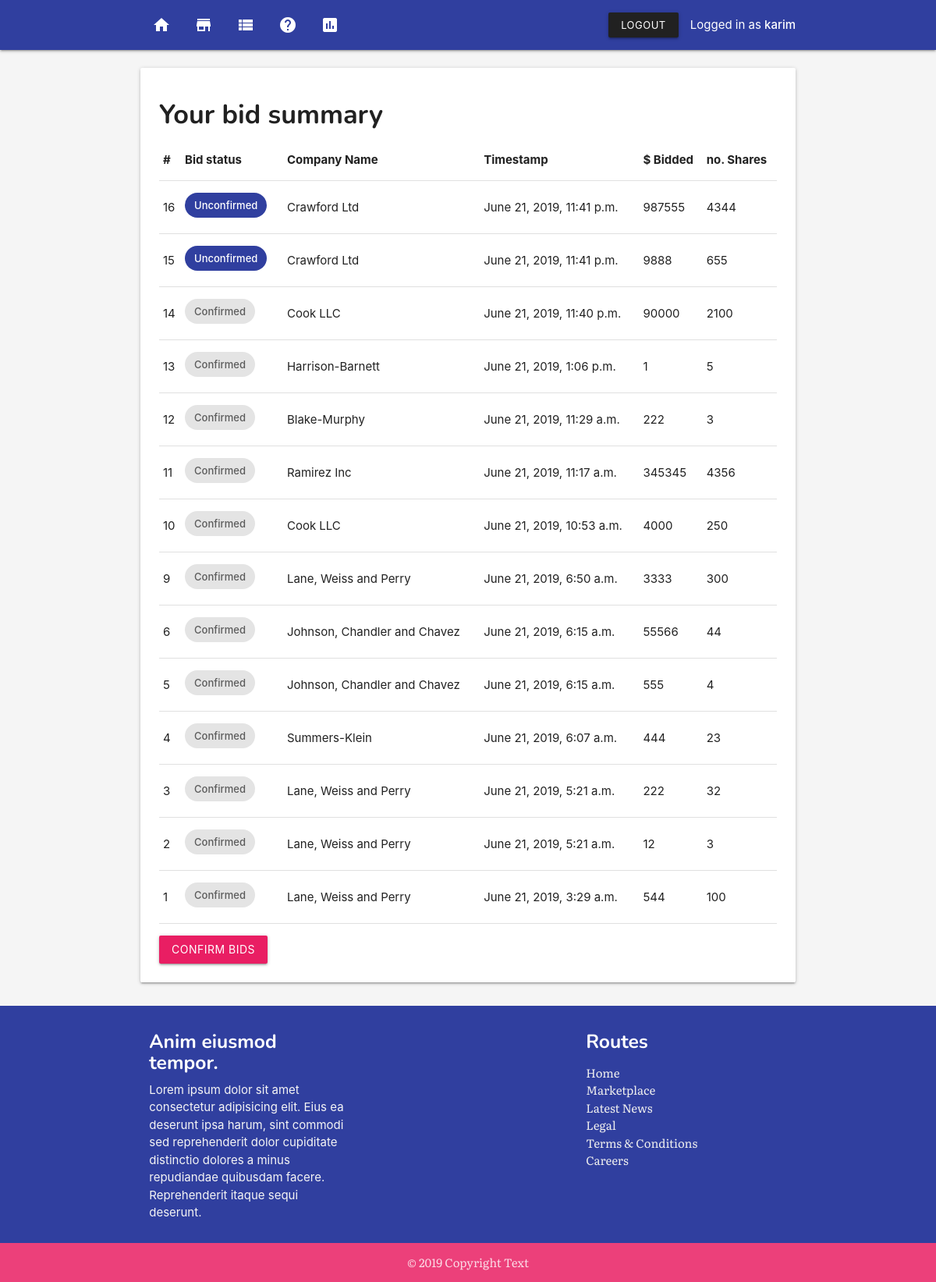
Before: /my-bids/ (signed in) with the older database file.
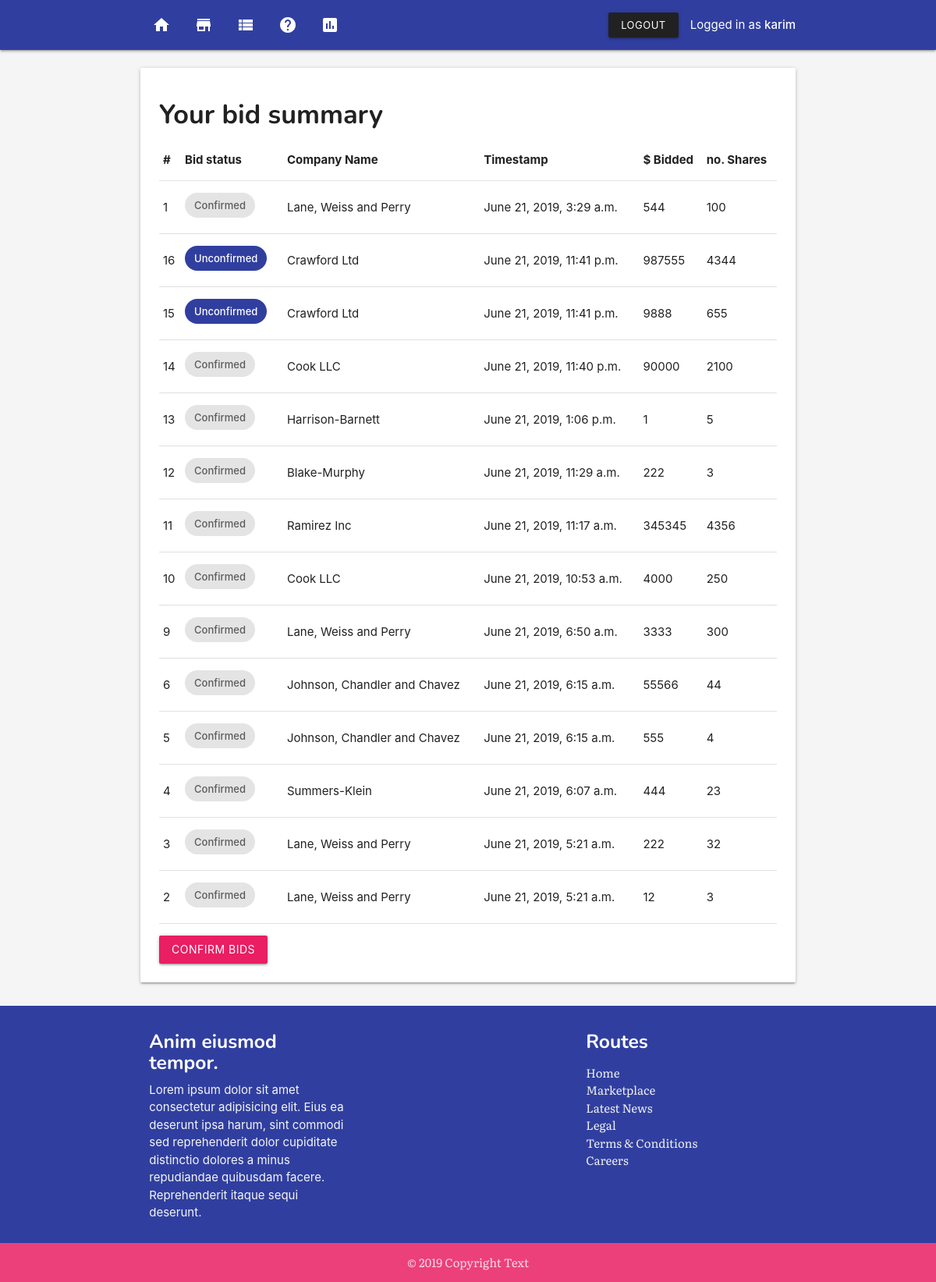
After: the same page with the newer database file.
### app/models.py (models this page shows, shortened)
class PlacementBid(models.Model):
    user = models.ForeignKey(User, on_delete=models.CASCADE)
    placement = models.ForeignKey(Placement, on_delete=models.CASCADE)
    bid  = models.ForeignKey(Bid, on_delete=models.CASCADE)
    offer = models.IntegerField()
    shares = models.IntegerField()
    confirmed = models.BooleanField(default=False)
    placementbid_created = models.DateTimeField(auto_now_add=True)
    placementbid_modified = models.DateTimeField(auto_now=True)
    class Meta:
        ordering = ['-placementbid_modified']

class Placement(models.Model):
    placement_title = models.CharField(max_length=255)
    placement_slug = models.SlugField()
    placement_company = models.ForeignKey(Company, on_delete=models.CASCADE)
    placement_created = models.DateTimeField(auto_now_add=True)
    placement_modified = models.DateTimeField(auto_now=True)

class Company(models.Model):
    company_name = models.CharField(max_length=255)
    company_address = models.CharField(max_length=255)
    company_description = models.TextField(default="There is currently no description available for this company.")
    company_created = models.DateTimeField(auto_now_add=True)
    company_modified = models.DateTimeField(auto_now=True)
    def __str__(self):
        return self.company_name

### app/views.py (the view)
# urls.py: path('my-bids/', views.bid_summary, name='bid-summary' ),
@login_required
def bid_summary(request):
    user_first = User.objects.all().first()
    bids = PlacementBid.objects.filter(user=user_first.id)
    context = {'bids': bids}
    return render(request, 'bid-summary.html', context)

### templates/bid-summary.html
{% extends 'base.html' %}
{% block content %}
{% include 'nav.html' %}
<section class="section">
    <section class="container">
        <div class="card">
            <div class="card-content">
                <h4>Your bid summary</h4>
                <table class="table responsive-table">
                    <thead>
                        <tr>
                            <th>#</th>
                            <th>Bid status</th>
                            <th>Company Name</th>
                            <th>Timestamp</th>
                            <th>$ Bidded</th>
                            <th>no. Shares</th>
                        </tr>
                    </thead>
                    <tbody>
                        {% for b in bids %}
                            <tr>
                                <td>{{ b.id }}</td>
                                <td>{% if b.confirmed %}<span class="chip">Confirmed</span>{%else%} <span class="chip indigo darken-2 white-text">Unconfirmed</span>       {%endif%}</td>
                                <td>{{ b.placement.placement_company }}</td>
                                <td>{{ b.placementbid_created }}</td>
                                <td>{{ b.offer}}</td>
                                <td>{{ b.shares}}</td>
                            </tr>
                        {% endfor %}
                    </tbody>
                </table>
                <a href="{% url 'app:confirm-bids' %}" style="margin-top: 1rem;" class="btn waves-light waves-effect pink">Confirm Bids</a>
            </div>
        </div>
    </section>
</section>
{% include 'footer.html' %}
{% endblock content %}

### templates/base.html (shortened to what this page needs)
{% load static %}
<!DOCTYPE html>
<html lang="en">
<head>
    <link rel="stylesheet" href="https://cdnjs.cloudflare.com/ajax/libs/materialize/1.0.0/css/materialize.min.css">
</head>
<body class="grey lighten-4">
    {% block content %}
    {% endblock content %}
</body>
</html>

### templates/nav.html (shortened to what this page needs)
<nav>
<div class="nav-wrapper indigo darken-2">
    <div class="container">
    <ul class="left hide-on-med-and-down">
            <li><a href="{% url 'app:home' %}"><i class="material-icons">home</i></a></li>
        <li><a href="{% url 'app:placements' %}"><i class="material-icons">store</i></a></li>
        <li><a href="{% url 'app:bid-summary' %}"><i class="material-icons">view_list</i></a></li>
        <li><a href="{% url 'app:about' %}"><i class="material-icons">help</i></a></li>
        <li><a href="{% url 'app:dashboard' %}"><i class="material-icons">insert_chart</i></a></li>
    </ul>
    <ul class="right hide-on-med-and-down">
            {% if user.is_authenticated %}
            <li><a class="btn-small waves-effect waves-light grey darken-4" href="{% url 'app:logout' %}">Logout</a></li>
            <li>Logged in as <strong>{{ user.username }}</strong></li>
        {% endif %}
    </ul>
</div>
</div>
</nav>

### templates/footer.html
<footer class="page-footer indigo darken-2">
        <div class="container">
          <div class="row">
            <div class="col l4 s12">
              <h5 class="white-text">Anim eiusmod tempor.</h5>
              <p class="grey-text text-lighten-4 class="custom-font-1"">Lorem ipsum dolor sit amet consectetur adipisicing elit. Eius ea deserunt ipsa harum, sint commodi sed reprehenderit dolor cupiditate distinctio dolores a minus repudiandae quibusdam facere. Reprehenderit itaque sequi deserunt.</p>
            </div>
            <div class="col l4 offset-l4 s12">
              <h5 class="white-text">Routes</h5>
              <ul  class="custom-font-1">
                <li><a class="grey-text text-lighten-3" href="#!">Home</a></li>
                <li><a class="grey-text text-lighten-3" href="#!">Marketplace</a></li>
                <li><a class="grey-text text-lighten-3" href="#!">Latest News</a></li>
                <li><a class="grey-text text-lighten-3" href="#!">Legal</a></li>
                <li><a class="grey-text text-lighten-3" href="#!">Terms & Conditions</a></li>
                <li><a class="grey-text text-lighten-3" href="#!">Careers</a></li>
              </ul>
            </div>
          </div>
        </div>
        <div class="footer-copyright pink lighten-1">
          <div class="container center custom-font-1">
          © 2019 Copyright Text
          </div>
        </div>
      </footer>

### templates/base.html (style rules this page uses)
p { margin-top: 0.5rem !important; margin-bottom: 0.5rem!important; }
.custom-font-1 { font-family: 'Literata', serif; }
h1, h2, h3, h4, h5, h6 { margin-top: .5em !important; font-family: 'Nunito', sans-serif; font-weight: bold; }
body { display: flex; min-height: 100vh; flex-direction: column; }

Changed rows visible on the page:
changed PlacementBid "June 21, 2019, 3:29 a.m.": moves up the list
